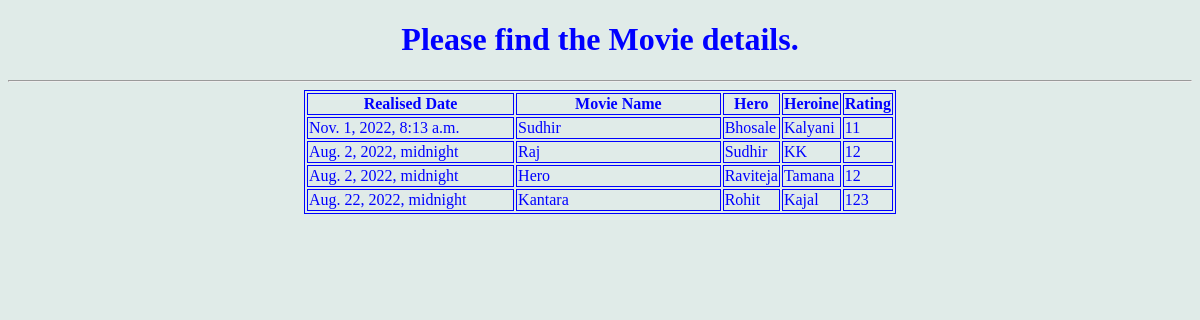
The page /movieinfo on the database its author committed.
### movieapp/models.py (models this page shows)
class Movie(models.Model):
    rdate=models.DateField()
    moviename=models.CharField(max_length=100)
    hero=models.CharField(max_length=100)
    herine=models.CharField(max_length=100)
    rating=models.IntegerField()

### movieapp/views.py (the view)
# urls.py: path("movieinfo",views.movieinfo,name="movieinfo"),
def movieinfo(request):
    my_movie=Movie.objects.all()
    return render(request,"testapp/movielist.html",{"my_movie":my_movie})

### templates/testapp/movielist.html (shortened to what this page needs)
<!DOCTYPE html>
{% load static %}
<html lang="en">
<head>
    <link rel="stylesheet" href="{% static 'css/test.css' %}">
</head>
<body>
<div align="center">
    <h1>Please find the Movie details.</h1><hr>
    {% if my_movie %}
    <table>
        <thead>
        <th> Realised Date</th>
        <th> Movie Name </th>
        <th> Hero </th>
        <th> Heroine </th>
        <th> Rating </th>
        </thead>
        {% for i in my_movie %}
        <tr>
            <td>{{i.rdate}}</td>
            <td>{{i.moviename}}</td>
            <td>{{i.hero}}</td>
            <td>{{i.herine}}</td>
            <td>{{i.rating}}</td>
        </tr>
        {% endfor %}
    </table>
    {% else %}
    <p>There is no data avalible..</p>
    {% endif %}
</div>
</body>
</html>

### static/css/test.css (style rules this page uses)
body { background: #e0ebe8; min-height: 55vh; }
table,th,td { width: 50%; border: 1px solid; color:blue; }
h1 { color:blue; }

### rows shown on the page
Movie: rdate "Nov. 1, 2022, 8:13 a.m.", moviename "Sudhir", hero "Bhosale", herine "Kalyani", rating "11"
Movie: rdate "Aug. 2, 2022, midnight", moviename "Raj", hero "Sudhir", herine "KK", rating "12"
Movie: rdate "Aug. 2, 2022, midnight", moviename "Hero", hero "Raviteja", herine "Tamana", rating "12"
Movie: rdate "Aug. 22, 2022, midnight", moviename "Kantara", hero "Rohit", herine "Kajal", rating "123"
